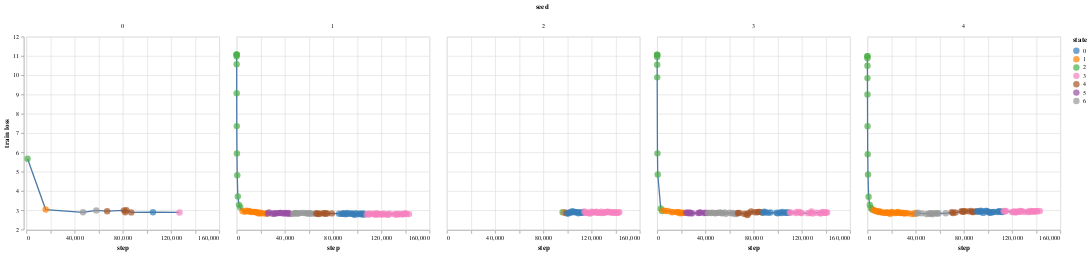

The notebook cell this image was saved under:
### Markdown cell above
#### Train loss

### Code cell
training_map.show_training_states("train loss", data=df_loss_70m)

### Figure 1 — Vega-Lite specification as saved in the notebook (floating-point values rounded to 4 significant figures; data arrays with more than 128 entries replaced by an {"elided": "..."} marker saying what was removed)
{"config": {"view": {"continuousWidth": 300, "continuousHeight": 300}}, "data": {"name": "data-f0a3ee5a0f7bec295dbc2d7968a927a1"}, "facet": {"column": {"field": "seed", "type": "quantitative"}}, "spec": {"layer": [{"mark": {"type": "line"}, "encoding": {"x": {"axis": {"title": "step"}, "field": "step", "scale": {"type": "linear"}, "type": "quantitative"}, "y": {"axis": {"title": "train loss"}, "field": "score", "scale": {"zero": false}, "type": "quantitative"}}}, {"mark": {"type": "circle", "size": 100}, "encoding": {"color": {"field": "state", "scale": {"range": ["#377eb8", "#ff7f00", "#4daf4a", "#f781bf", "#a65628", "#984ea3", "#999999", "#e41a1c", "#dede00"]}, "type": "nominal"}, "x": {"axis": {"title": "step"}, "field": "step", "scale": {"type": "linear"}, "type": "quantitative"}, "y": {"field": "score", "scale": {"zero": false}, "type": "quantitative"}}}]}, "$schema": "https://vega.github.io/schema/vega-lite/v5.15.1.json", "datasets": {"data-f0a3ee5a0f7bec295dbc2d7968a927a1": {"elided": "379 records"}}}
